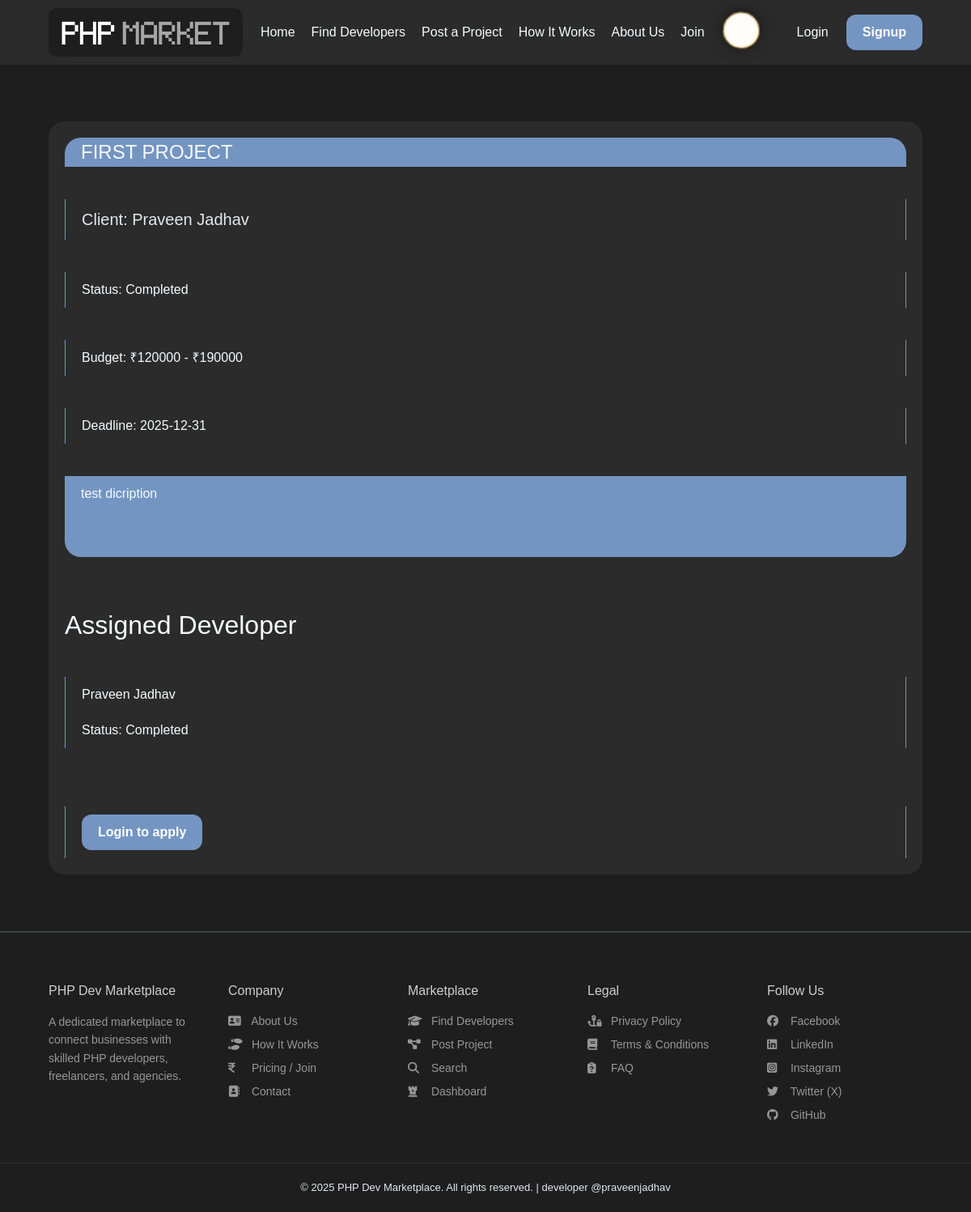
Screenshot of /projects/detail.php?id=4 with the database file from the repository.
### tables this page shows
CREATE TABLE `projects` (
  `id` int(11) NOT NULL,
  `user_id` int(11) NOT NULL,
  `email` varchar(191) NOT NULL,
  `project_title` varchar(255) NOT NULL,
  `project_description` text NOT NULL,
  `skills` varchar(255) NOT NULL,
  `budget_min` int(11) NOT NULL,
  `budget_max` int(11) NOT NULL,
  `deadline` date NOT NULL,
  `logo_image` varchar(255) DEFAULT NULL,
  `status` enum('open','in_progress','completed','closed') DEFAULT 'open',
  `created_at` timestamp NOT NULL DEFAULT current_timestamp()
);

CREATE TABLE `users` (
  `id` int(11) NOT NULL,
  `name` varchar(100) NOT NULL,
  `email` varchar(100) NOT NULL,
  `password` varchar(255) NOT NULL,
  `remember_token` varchar(64) DEFAULT NULL,
  `user_type` enum('client','developer') NOT NULL,
  `plan` enum('free','pro','premium') DEFAULT 'free',
  `created_at` timestamp NOT NULL DEFAULT current_timestamp(),
  `reset_token` varchar(64) DEFAULT NULL,
  `reset_expires` datetime DEFAULT NULL
);

CREATE TABLE `project_assignments` (
  `id` int(11) NOT NULL,
  `project_id` int(11) NOT NULL,
  `developer_id` int(11) NOT NULL,
  `started_at` timestamp NOT NULL DEFAULT current_timestamp(),
  `completed_at` timestamp NULL DEFAULT NULL,
  `status` enum('in_progress','completed') DEFAULT 'in_progress'
);

### projects/detail.php (the view, shortened to what this page needs)
<?php
require_once __DIR__ . '/../includes/plan-check.php';
require_once __DIR__ . '/../includes/header.php';
$projectId = isset($_GET['id']) ? (int) $_GET['id'] : 0;
$isLoggedIn = isset($_SESSION['user_id']);
$stmt = $pdo->prepare("
    SELECT p.*, u.name AS client_name
    FROM projects p
    JOIN users u ON p.user_id = u.id
    WHERE p.id = ?
");
$stmt->execute([$projectId]);
$project = $stmt->fetch();
$assignmentStmt = $pdo->prepare("
    SELECT pa.*, u.name AS developer_name
    FROM project_assignments pa
    JOIN users u ON pa.developer_id = u.id
    WHERE pa.project_id = ?
");
$assignmentStmt->execute([$projectId]);
$assignment = $assignmentStmt->fetch();
?>
<section class="project-detail">
    <div class="container">
        <h1><?= htmlspecialchars($project['project_title']) ?></h1>
        <p class="company-name">Client: <?= htmlspecialchars($project['client_name']) ?></p>
        <p><strong>Status:</strong> <?= htmlspecialchars(ucfirst($project['status'] ?? 'open')) ?></p>
        <p><strong>Budget:</strong> ₹<?= (int)$project['budget_min'] ?> - ₹<?= (int)$project['budget_max'] ?></p>
        <p><strong>Deadline:</strong> <?= htmlspecialchars($project['deadline']) ?></p>
        <div class="project-description">
            <?= nl2br(htmlspecialchars($project['project_description'])) ?>
        </div>
        <?php if ($assignment): ?>
            <div class="assignment-box">
                <h2>Assigned Developer</h2>
                <p><?= htmlspecialchars($assignment['developer_name']) ?></p>
                <p>Status: <?= htmlspecialchars(ucfirst($assignment['status'])) ?></p>
            </div>
        <?php endif; ?>
        <?php if (!$isLoggedIn): ?>
            <p style="margin-top:2rem;">
                <a href="/php-dev-marketplace/auth/login" class="btn-primary">Login to apply</a>
            </p>
        <?php endif; ?>
    </div>
</section>
<?php require_once __DIR__ . '/../includes/footer.php'; ?>

### assets/css/variables.css (style rules this page uses)
:root { --color-bg-primary: #ffffff; --color-bg-secondary: #ddeeff; --color-bg-tertiary: #f1f3f5; --color-card-bg: #e7faff; --color-card-border: #e1e5e9; --color-text-primary: #1a1a1a; --color-text-secondary: #4a5568; --color-text-muted: #718096; --color-text-light: #a0aec0; --color-primary: #7495c2; --color-primary-dark: #5a7ba3; --color-primary-light: #9bb3d4; --color-success: #48bb78; --color-success-light: #c6f6d5; --color-danger: #f56565; --color-danger-light: #fed7d7; --color-warning: #ed8936; --color-warning-light: #feebc8; --color-info: #4299e1; --color-info-light: #bee3f8; --color-border: #e2e8f0; --color-border-dark: #cbd5e0; --color-navbar: #00caff17; --spacing-xs: 0.25rem; --spacing-sm: 0.5rem; --spacing-md: 1rem; --spacing-lg: 1.5rem; --spacing-xl: 2rem; --spacing-2xl: 3rem; --spacing-3xl: 4rem; --font-family-base: -apple-system, BlinkMacSystemFont, "Segoe UI", Roboto, "Helvetica Neue", Arial, sans-serif; --font-family-heading: -apple-system, BlinkMacSystemFont, "Segoe UI", Roboto, "Helvetica Neue", Arial, sans-serif; --font-size-xs: 0.75rem; --font-size-sm: 0.875rem; --font-size-base: 1rem; --font-size-lg: 1.125rem; --font-size-xl: 1.25rem; --font-size-2xl: 1.5rem; --font-size-3xl: 1.875rem; --font-size-4xl: 2.25rem; --font-weight-normal: 400; --font-weight-medium: 500; --font-weight-semibold: 600; --font-weight-bold: 700; --line-height-tight: 1.25; --line-height-normal: 1.5; --line-height-relaxed: 1.75; --radius-sm: 0.375rem; --radius-md: 0.5rem; --radius-lg: 0.75rem; --radius-xl: 1rem; --radius-2xl: 1.5rem; --radius-full: 9999px; --shadow-sm: 0 1px 2px 0 rgba(0, 0, 0, 0.05); --shadow-md: 0 4px 6px -1px rgba(0, 0, 0, 0.1), 0 2px 4px -1px rgba(0, 0, 0, 0.06); --shadow-lg: 0 10px 15px -3px rgba(0, 0, 0, 0.1), 0 4px 6px -2px rgba(0, 0, 0, 0.05); --shadow-xl: 0 20px 25px -5px rgba(0, 0, 0, 0.1), 0 10px 10px -5px rgba(0, 0, 0, 0.04); --transition-fast: 150ms ease-in-out; --transition-base: 200ms ease-in-out; --transition-slow: 300ms ease-in-out; --input-height: 2.75rem; --input-padding-x: 1rem; --input-padding-y: 0.75rem; --input-border-width: 1px; --input-border-radius: var(--radius-md); --container-max-width: 1200px; --sidebar-width: 260px; --header-height: 70px; }
[data-theme="dark"] { --color-bg-primary: #1e1e1e; --color-bg-secondary: #333333; --color-bg-tertiary: #343434; --color-card-bg: #2b2b2b; --color-card-border: #363636; --color-text-primary: #f7fafc; --color-text-secondary: #e2e8f0; --color-text-muted: #cbd5e0; --color-text-light: #a0aec0; --color-border: #4a5568; --color-border-dark: #718096; --color-primary: #7495c2; --color-primary-dark: #9bb3d4; --color-primary-light: #5a7ba3; --color-navbar: #82828221; }
:root { --bg: var(--color-bg-primary); --bg-soft: var(--color-bg-secondary); --bg-secondary: var(--color-bg-secondary); --card-bg: var(--color-card-bg); --text: var(--color-text-primary); --text-muted: var(--color-text-secondary); --border: var(--color-border); --primary: var(--color-primary); --success: var(--color-success); --danger: var(--color-danger); --footer: #1e1e1e; --theme: var(--color-text-primary); }
[data-theme="dark"] { --bg: var(--color-bg-primary); --bg-soft: var(--color-bg-secondary); --bg-secondary: var(--color-bg-secondary); --card-bg: var(--color-card-bg); --text: var(--color-text-primary); --text-muted: var(--color-text-secondary); --border: var(--color-border); --primary: var(--color-primary); --success: var(--color-success); --danger: var(--color-danger); --footer: #1e1e1e; --theme: var(--color-text-primary); }

### assets/css/profile.css (style rules this page uses)
.company-name { font-size: 20px; color: var(--text-muted); }

### assets/css/create-form.css (style rules this page uses)
.btn-primary { background: var(--color-primary); color: #ffffff; border: none; border-radius: var(--radius-lg); cursor: pointer; font-size: var(--font-size-base); font-weight: var(--font-weight-semibold); transition: all var(--transition-base); width: fit-content; }

### rows the page displays
projects: project_title "FIRST PROJECT", user.name "Praveen Jadhav", status "Completed", budget_min "120000", budget_max "190000", deadline "2025-12-31", project_description "test dicription"
project_assignments: developer.name "Praveen Jadhav", status "Completed"

### other values shown
$secondText "Find Developers"
$thirdText "Post a Project"
